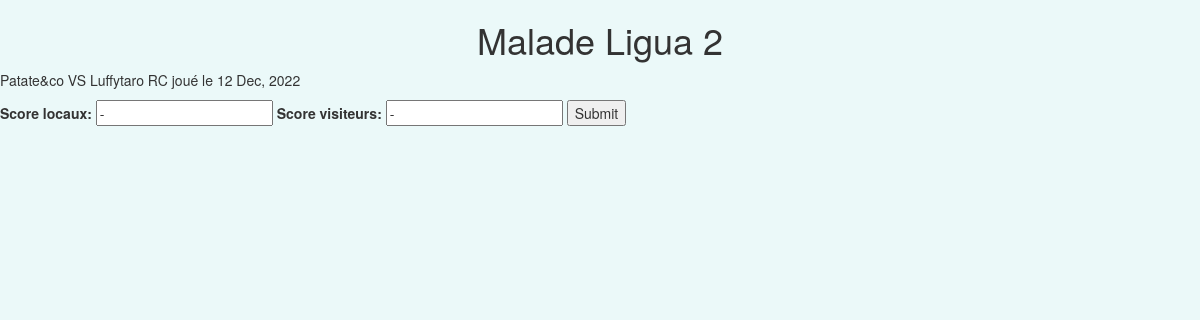
The page /polls/2/post on the database as committed earlier.
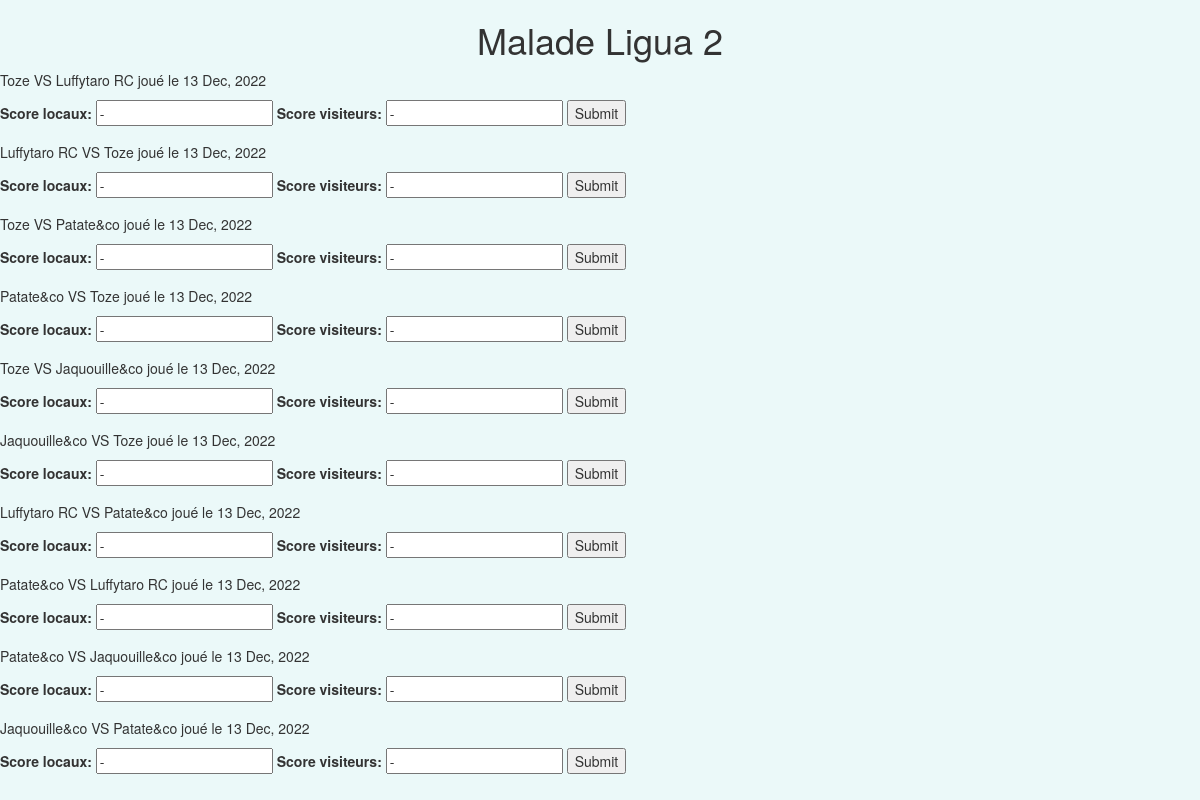
The same page on the database as committed later.
### polls/models.py (models this page shows, shortened)
class Ligue(models.Model):
    ID = models.IntegerField(primary_key=True)
    nom = models.CharField(max_length=20)
    def get_matches(self):
        matches= Match.objects.all().filter(ligue=self.ID).filter(score_visiteurs='-')
        return matches

class Match(models.Model):
    ligue = models.ForeignKey(Ligue, on_delete=models.CASCADE)
    visiteur = models.ForeignKey(Equipe, on_delete=models.CASCADE, related_name="visiteurs")
    locaux = models.ForeignKey(Equipe, on_delete=models.CASCADE, related_name="locaux")
    score_visiteurs = models.CharField(default='-', max_length=2)
    score_locaux = models.CharField(default='-',max_length=2)
    date = models.DateField()

class Equipe(models.Model):
    ligue = models.ForeignKey(Ligue, on_delete=models.CASCADE)
    ID = models.IntegerField(primary_key=True)
    nom = models.CharField(max_length=50)
    point = models.IntegerField(default=0)
    colaverage = models.IntegerField(default=0)

### polls/views.py (the view)
# urls.py: path('<int:ligue>/post', views.post, name='post'),
def post(request, ligue):
    ligue = get_object_or_404(Ligue, pk=ligue)
    form = MatchForm()
    context = {'form': form, 'ligue': ligue}
    return render(request, 'polls/post.html', context)

### polls/forms.py
class MatchForm(forms.ModelForm):
    class Meta:
        model = Match
        fields = ('score_locaux', 'score_visiteurs')

### polls/templates/polls/post.html (shortened to what this page needs)
<link rel="stylesheet" href="https://cdn.jsdelivr.net/npm/bootstrap@3.3.7/dist/css/bootstrap.min.css">
<link rel="stylesheet" href="/static/polls/style.css">
<h1>{{ ligue.nom }}</h1>
{% for match in ligue.get_matches %}
    <p>{{match.locaux.nom}} VS {{match.visiteur.nom}} joué le {{ match.date|date:"d M, Y" }}</p>
    <form action="/polls/post/{{match.id}}/  " method="post">
        {{ form }}
        <input type="submit" value="Submit">
    </form>
{% endfor %}

### polls/static/polls/style.css (style rules this page uses)
h1, h2 { text-align: center; }

Rows that differ between the two databases and show on the page:
removed Match: locaux.nom "Patate&co", visiteur.nom "Luffytaro RC", date "12 Dec, 2022", score_locaux "-", score_visiteurs "-"
added Match: locaux.nom "Toze", visiteur.nom "Luffytaro RC", date "13 Dec, 2022", score_locaux "-", score_visiteurs "-"
added Match: locaux.nom "Luffytaro RC", visiteur.nom "Toze", date "13 Dec, 2022", score_locaux "-", score_visiteurs "-"
added Match: locaux.nom "Toze", visiteur.nom "Patate&co", date "13 Dec, 2022", score_locaux "-", score_visiteurs "-"
added Match: locaux.nom "Patate&co", visiteur.nom "Toze", date "13 Dec, 2022", score_locaux "-", score_visiteurs "-"
added Match: locaux.nom "Toze", visiteur.nom "Jaquouille&co", date "13 Dec, 2022", score_locaux "-", score_visiteurs "-"
added Match: locaux.nom "Jaquouille&co", visiteur.nom "Toze", date "13 Dec, 2022", score_locaux "-", score_visiteurs "-"
added Match: locaux.nom "Luffytaro RC", visiteur.nom "Patate&co", date "13 Dec, 2022", score_locaux "-", score_visiteurs "-"
added Match: locaux.nom "Patate&co", visiteur.nom "Luffytaro RC", date "13 Dec, 2022", score_locaux "-", score_visiteurs "-"
added Match: locaux.nom "Patate&co", visiteur.nom "Jaquouille&co", date "13 Dec, 2022", score_locaux "-", score_visiteurs "-"
added Match: locaux.nom "Jaquouille&co", visiteur.nom "Patate&co", date "13 Dec, 2022", score_locaux "-", score_visiteurs "-"
